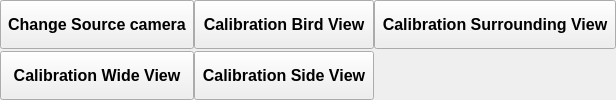
         <widget class="QWidget" name="page_calibration_view">
          <layout class="QGridLayout" name="gridLayout">
           <property name="leftMargin">
            <number>0</number>
           </property>
           <property name="topMargin">
            <number>0</number>
           </property>
           <property name="rightMargin">
            <number>0</number>
           </property>
           <property name="bottomMargin">
            <number>0</number>
           </property>
           <property name="horizontalSpacing">
            <number>0</number>
           </property>
           <property name="verticalSpacing">
            <number>2</number>
           </property>
           <item row="0" column="0">
            <widget class="QToolButton" name="btn_change_camera_source">
             <property name="enabled">
              <bool>true</bool>
             </property>
             <property name="sizePolicy">
              <sizepolicy hsizetype="Minimum" vsizetype="Expanding">
               <horstretch>0</horstretch>
               <verstretch>0</verstretch>
              </sizepolicy>
             </property>
             <property name="font">
              <font>
               <pointsize>12</pointsize>
               <weight>75</weight>
               <bold>true</bold>
              </font>
             </property>
             <property name="text">
              <string>Change Source camera</string>
             </property>
             <property name="iconSize">
              <size>
               <width>140</width>
               <height>140</height>
              </size>
             </property>
             <property name="toolButtonStyle">
              <enum>Qt::ToolButtonTextUnderIcon</enum>
             </property>
            </widget>
           </item>
           <item row="0" column="1">
            <widget class="QToolButton" name="btn_calib_bird_view">
             <property name="sizePolicy">
              <sizepolicy hsizetype="Minimum" vsizetype="Expanding">
               <horstretch>0</horstretch>
               <verstretch>0</verstretch>
              </sizepolicy>
             </property>
             <property name="font">
              <font>
               <pointsize>12</pointsize>
               <weight>75</weight>
               <bold>true</bold>
              </font>
             </property>
             <property name="toolTip">
              <string/>
             </property>
             <property name="layoutDirection">
              <enum>Qt::LeftToRight</enum>
             </property>
             <property name="autoFillBackground">
              <bool>false</bool>
             </property>
             <property name="text">
              <string>Calibration Bird View</string>
             </property>
             <property name="iconSize">
              <size>
               <width>140</width>
               <height>140</height>
              </size>
             </property>
             <property name="checkable">
              <bool>false</bool>
             </property>
             <property name="popupMode">
              <enum>QToolButton::DelayedPopup</enum>
             </property>
             <property name="toolButtonStyle">
              <enum>Qt::ToolButtonTextUnderIcon</enum>
             </property>
             <property name="autoRaise">
              <bool>false</bool>
             </property>
             <property name="arrowType">
              <enum>Qt::NoArrow</enum>
             </property>
            </widget>
           </item>
           <item row="0" column="2">
            <widget class="QToolButton" name="btn_calib_surrounding_view">
             <property name="sizePolicy">
              <sizepolicy hsizetype="Minimum" vsizetype="Expanding">
               <horstretch>0</horstretch>
               <verstretch>0</verstretch>
              </sizepolicy>
             </property>
             <property name="font">
              <font>
               <pointsize>12</pointsize>
               <weight>75</weight>
               <bold>true</bold>
              </font>
             </property>
             <property name="text">
              <string>Calibration Surrounding View</string>
             </property>
             <property name="iconSize">
              <size>
               <width>140</width>
               <height>140</height>
              </size>
             </property>
             <property name="toolButtonStyle">
              <enum>Qt::ToolButtonTextUnderIcon</enum>
             </property>
            </widget>
           </item>
           <item row="2" column="0">
            <widget class="QToolButton" name="btn_calibration_wide_view">
             <property name="enabled">
              <bool>true</bool>
             </property>
             <property name="sizePolicy">
              <sizepolicy hsizetype="Minimum" vsizetype="Expanding">
               <horstretch>0</horstretch>
               <verstretch>0</verstretch>
              </sizepolicy>
             </property>
             <property name="font">
              <font>
               <pointsize>12</pointsize>
               <weight>75</weight>
               <bold>true</bold>
              </font>
             </property>
             <property name="text">
              <string>Calibration Wide View</string>
             </property>
             <property name="iconSize">
              <size>
               <width>140</width>
               <height>140</height>
              </size>
             </property>
             <property name="toolButtonStyle">
              <enum>Qt::ToolButtonTextUnderIcon</enum>
             </property>
            </widget>
           </item>
           <item row="2" column="1">
            <widget class="QToolButton" name="btn_calibration_side_view">
             <property name="enabled">
              <bool>true</bool>
             </property>
             <property name="sizePolicy">
              <sizepolicy hsizetype="Minimum" vsizetype="Expanding">
               <horstretch>0</horstretch>
               <verstretch>0</verstretch>
              </sizepolicy>
             </property>
             <property name="font">
              <font>
               <pointsize>12</pointsize>
               <weight>75</weight>
               <bold>true</bold>
              </font>
             </property>
             <property name="text">
              <string>Calibration Side View</string>
             </property>
             <property name="iconSize">
              <size>
               <width>140</width>
               <height>140</height>
              </size>
             </property>
             <property name="toolButtonStyle">
              <enum>Qt::ToolButtonTextUnderIcon</enum>
             </property>
            </widget>
           </item>
          </layout>
         </widget>
